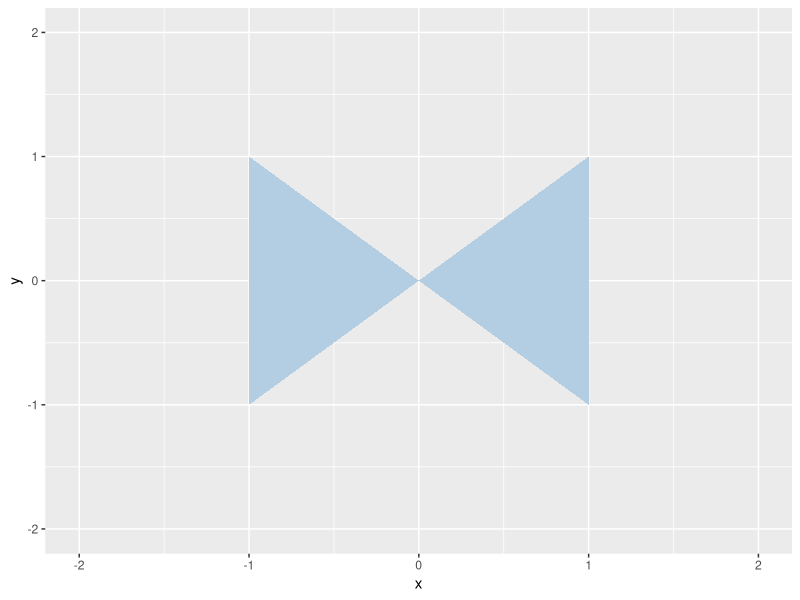
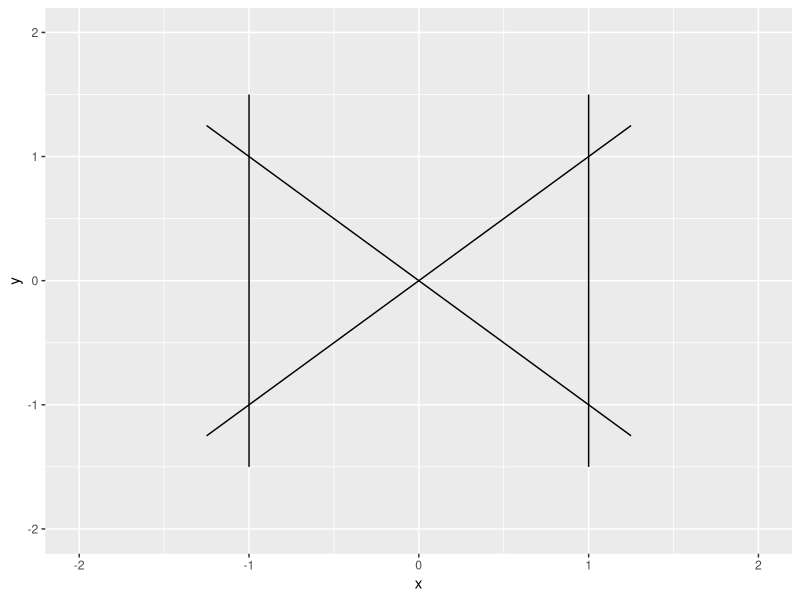
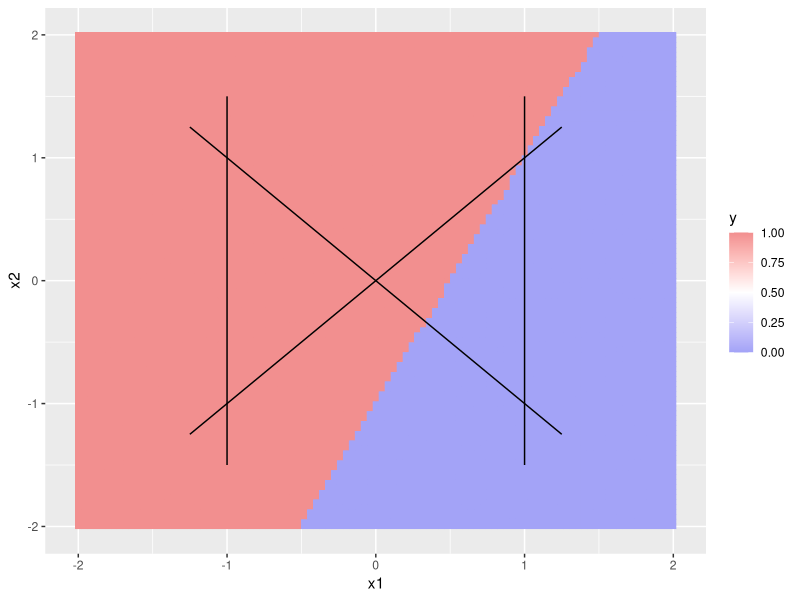
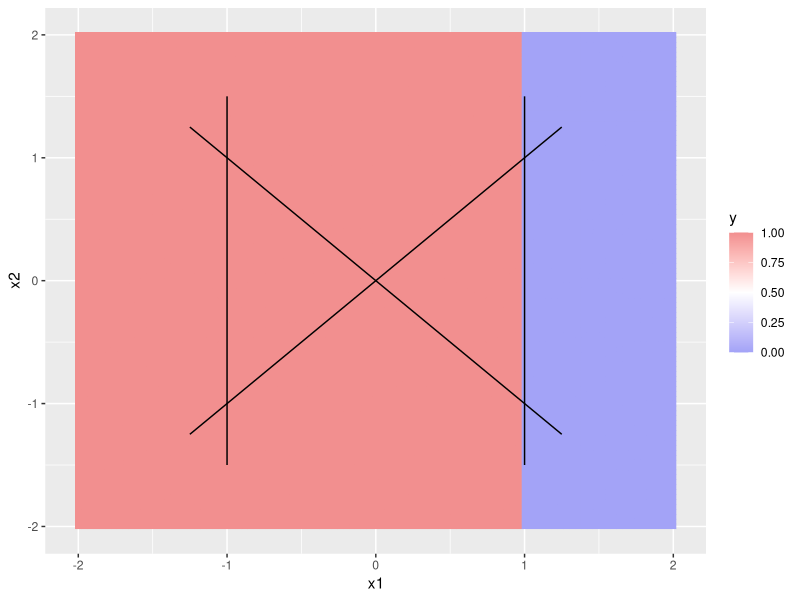
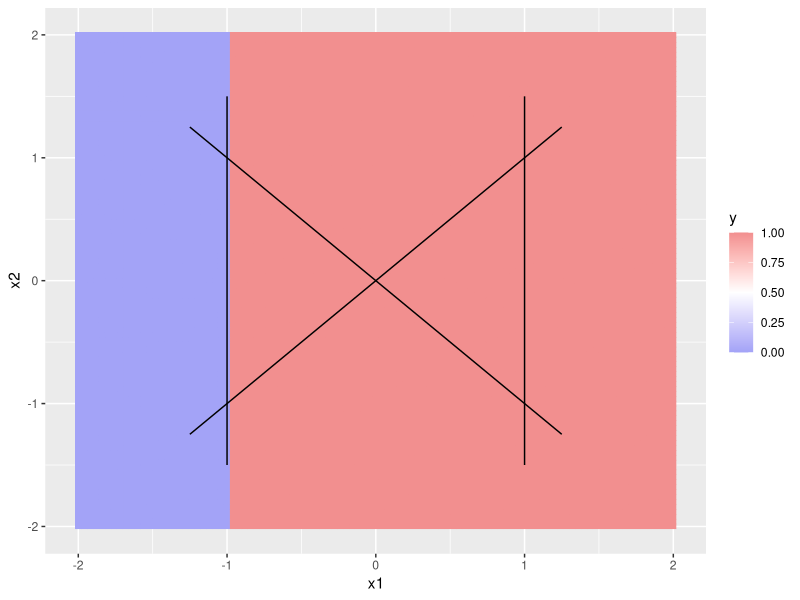
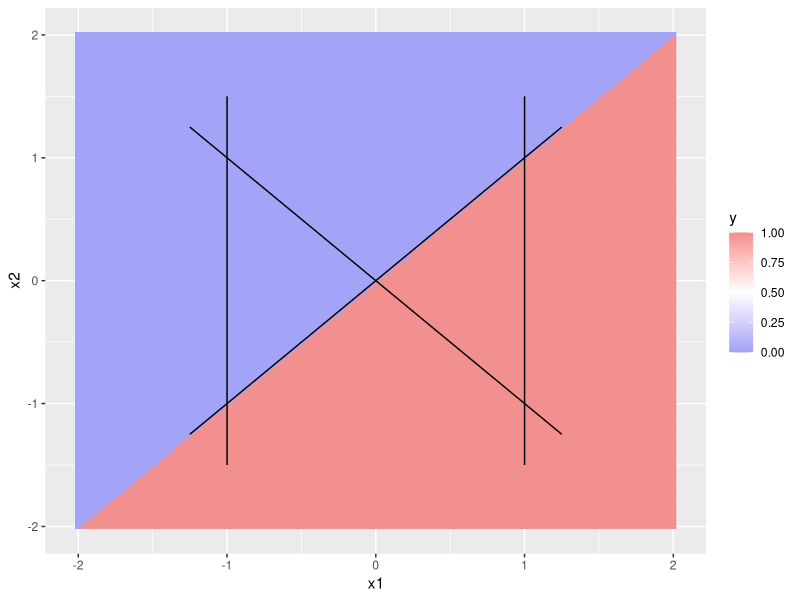
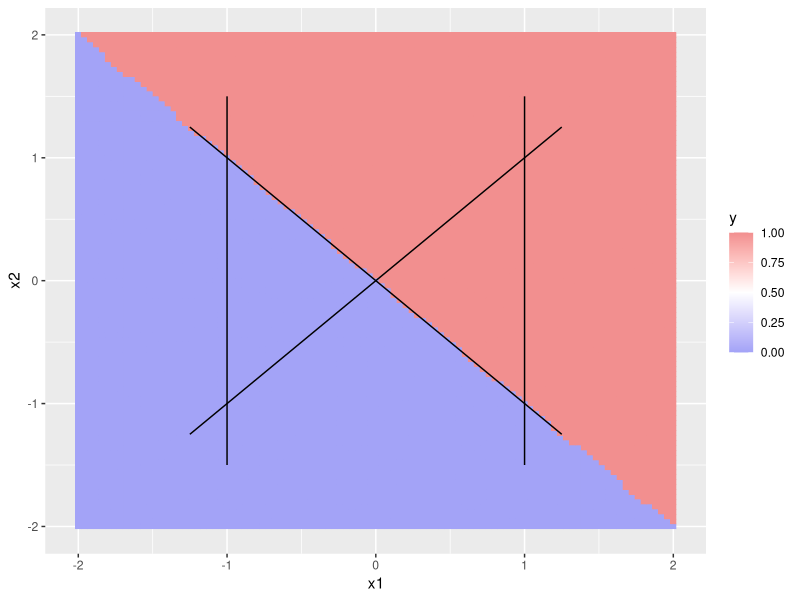
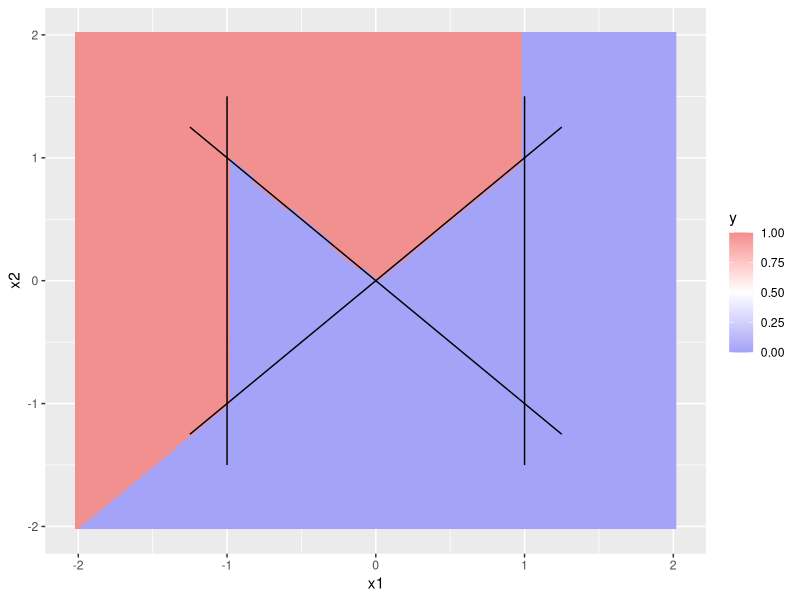

The R script that drew these images, in order:
## ---- chunk 1
knitr::opts_chunk$set(eval = TRUE, echo = TRUE)
## ---- chunk 2
library(ggplot2)

bowtie = data.frame(x=c(-1, -1, 0, 1, 1, 0, -1), y=c(1, -1, 0, -1, 1, 0, 1))
ggplot(bowtie, aes(x=x, y=y)) +
  geom_polygon(fill='#b3cde3') +
  xlim(-2, 2) +
  ylim(-2, 2)
## ---- chunk 3
# build a grid of equally-spaced points, plus a column for the bias
data = as.matrix(expand.grid(
  x0 = 1:1,
  x1 = seq(-2, 2, 1 / 25),
  x2 = seq(-2, 2, 1 / 25)
))

head(data)
## ---- chunk 4
ggplot(bowtie, aes(x = x, y = y)) +
  geom_line(data = data.frame(x = c(-1.25, 1.25), y = c(1.25, -1.25))) +
  geom_line(data = data.frame(x = c(-1.25, 1.25), y = c(-1.25, 1.25))) +
  geom_line(data = data.frame(x = c(-1, -1), y = c(-1.5, 1.5))) +
  geom_line(data = data.frame(x = c(1, 1), y = c(-1.5, 1.5))) +
  xlim(-2, 2) +
  ylim(-2, 2)
## ---- chunk 5
library(scales)

plot_grid = function(predictions) {
  # plots the predicted value for each point on the grid;
  # the predictions should have one column and
  # the same number of rows (10,201) as the data
  df = cbind(as.data.frame(data), y = predictions)
  ggplot() +
    geom_tile(aes(x = x1, y = x2, fill = y, color = y), df) +
    scale_color_gradient2(low = muted("blue", 70), mid = "white",
                         high = muted("red", 70), limits = c(0, 1),
                         midpoint = 0.5) +
    scale_fill_gradient2(low = muted("blue", 70), mid = "white",
                        high = muted("red", 70), limits = c(0, 1),
                        midpoint = 0.5) +
    geom_line(aes(x = c(-1.25, 1.25), y = c(1.25, -1.25)), inherit.aes = F) +
    geom_line(aes(x = c(-1.25, 1.25), y = c(-1.25, 1.25)), inherit.aes = F) +
    geom_line(aes(x = c(-1, -1), y = c(-1.5, 1.5)), inherit.aes = F) +
    geom_line(aes(x = c(1, 1), y = c(-1.5, 1.5)), inherit.aes = F)
}

activation = function(x) {
  ifelse(x > 0, 1, 0)
}

plot_decision_boundary_first_hidden = function(a, b, c) {
  neuron_output = (
    activation(data %*% c(a, b, c))
  );
  plot_grid(neuron_output);
}

plot_decision_boundary_first_hidden(1, -2, 1)
## ---- chunk 6
weights1 = matrix(c(
  1, 0, 0,   # bias neuron connected to the bias of the inputs
  1, -1, 0,
  1, 1, 0,
  0, 1, -1,
  0, 1, 1
), ncol = 5);

dim(weights1)
## ---- chunk 7
# make sure that the decision boundary of the neurons corresponds to the four lines
plot_decision_boundary_first_hidden(weights1[1, 2], weights1[2, 2], weights1[3, 2]);
plot_decision_boundary_first_hidden(weights1[1, 3], weights1[2, 3], weights1[3, 3]);
plot_decision_boundary_first_hidden(weights1[1, 4], weights1[2, 4], weights1[3, 4]);
plot_decision_boundary_first_hidden(weights1[1, 5], weights1[2, 5], weights1[3, 5]);
## ---- chunk 8
hidden1 = (
  activation(data %*% weights1)
)

# make sure that the number of rows is not changed,
nrow(hidden1) == nrow(data)

# that there are five columns,
ncol(hidden1) == 5

# and that the values are between zero and one
range(hidden1)
## ---- chunk 9
plot_decision_boundary_second_hidden = function(a, b, c, d, e) {
  neuron_output = (
    activation(hidden1 %*% c(a, b, c, d, e))
  );
  plot_grid(neuron_output);
}

plot_decision_boundary_second_hidden(-2, 3, -1, -3, 1);
## ---- chunk 10
weights2 = matrix(c(
  1, 0, 0, 0, 0,  # bias neuron connected to the bias of the previous layer
  -5, 2, 0, 2, 2,
  -1, 0, 2, -2, -2
), ncol = 3)

dim(weights2)
## ---- chunk 11
plot_decision_boundary_second_hidden(
  weights2[1, 2], weights2[2, 2], weights2[3, 2], weights2[4, 2], weights2[5, 2]
);
plot_decision_boundary_second_hidden(
  weights2[1, 3], weights2[2, 3], weights2[3, 3], weights2[4, 3], weights2[5, 3]
);
## ---- chunk 12
hidden2 = (
  activation(hidden1 %*% weights2)
)

# make sure that the number of rows is not changed,
nrow(hidden2) == nrow(data)

# that there are three columns,
ncol(hidden2) == 3

# and that the values are between zero and one
range(hidden2)
## ---- chunk 13
plot_decision_boundary_output = function(a, b, c) {
  neuron_output = (
    hidden2 %*% c(a, b, c)
  );
  plot_grid(neuron_output);
}
## ---- chunk 14
weights3 = matrix(c(
  # no bias neuron this time
  0, 1, 1
), ncol = 1)

dim(weights3)
## ---- chunk 15
plot_decision_boundary_output(weights3[1, 1], weights3[2, 1], weights3[3, 1]);
## ---- chunk 16
hidden1 = activation(data %*% weights1)
hidden2 = activation(hidden1 %*% weights2)
output = hidden2 %*% weights3
## ---- chunk 17
plot_grid(output)
